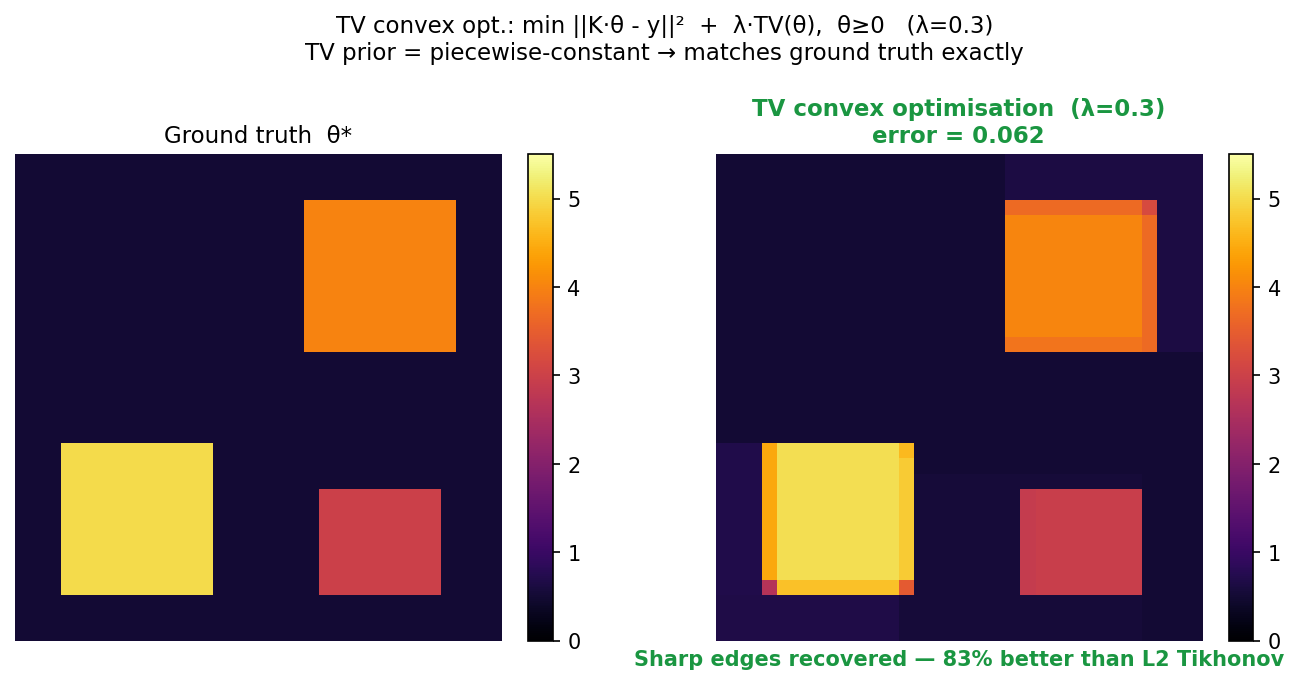

The script that saved this image:
import numpy as np, matplotlib.pyplot as plt, cvxpy as cp
from setup_2d import build, IMK, N, SIGMA, NOISE

np.random.seed(42)
theta_true, K2D, y_noisy, cond = build()


LAM_L2 = 0.5
KtK = K2D.T @ K2D
Kty = K2D.T @ y_noisy
theta_l2 = np.linalg.solve(KtK + LAM_L2 * np.eye(N * N), Kty).reshape(N, N)
err_l2 = np.linalg.norm(theta_l2 - theta_true) / np.linalg.norm(theta_true)


LAM_TV = 0.3
v = cp.Variable(N * N)
Tm = cp.reshape(v, (N, N), order="C")
tv2d = cp.sum(cp.abs(Tm[:, 1:] - Tm[:, :-1])) + cp.sum(cp.abs(Tm[1:, :] - Tm[:-1, :]))
cp.Problem(
    cp.Minimize(cp.sum_squares(K2D @ v - y_noisy) + LAM_TV * tv2d), [v >= 0.0]
).solve(solver=cp.CLARABEL, verbose=False)
theta_tv = v.value.reshape(N, N)
err_tv = np.linalg.norm(theta_tv - theta_true) / np.linalg.norm(theta_true)
print(f"TV error: {err_tv:.4f}  ({(err_l2-err_tv)/err_l2*100:.0f}% better than L2)")

fig, axes = plt.subplots(1, 2, figsize=(9, 4.2))

im0 = axes[0].imshow(theta_true, **IMK)
axes[0].set_title("Ground truth  θ*", fontsize=11)
axes[0].axis("off")
plt.colorbar(im0, ax=axes[0], fraction=0.046)

im1 = axes[1].imshow(theta_tv, **IMK)
axes[1].set_title(
    f"TV convex optimisation  (λ={LAM_TV})\nerror = {err_tv:.3f}",
    fontsize=11,
    color="#1a9641",
    fontweight="bold",
)
axes[1].axis("off")
plt.colorbar(im1, ax=axes[1], fraction=0.046)

axes[1].text(
    0.5,
    -0.05,
    f"Sharp edges recovered — {(err_l2-err_tv)/err_l2*100:.0f}% better than L2 Tikhonov",
    transform=axes[1].transAxes,
    ha="center",
    color="#1a9641",
    fontsize=10,
    fontweight="bold",
)

plt.suptitle(
    f"TV convex opt.: min ||K·θ - y||²  +  λ·TV(θ),  θ≥0   (λ={LAM_TV})\n"
    "TV prior = piecewise-constant → matches ground truth exactly",
    fontsize=11,
    y=1.03,
)
plt.tight_layout()
plt.savefig("2d_regularization_solve.png", dpi=150, bbox_inches="tight")
plt.close()
